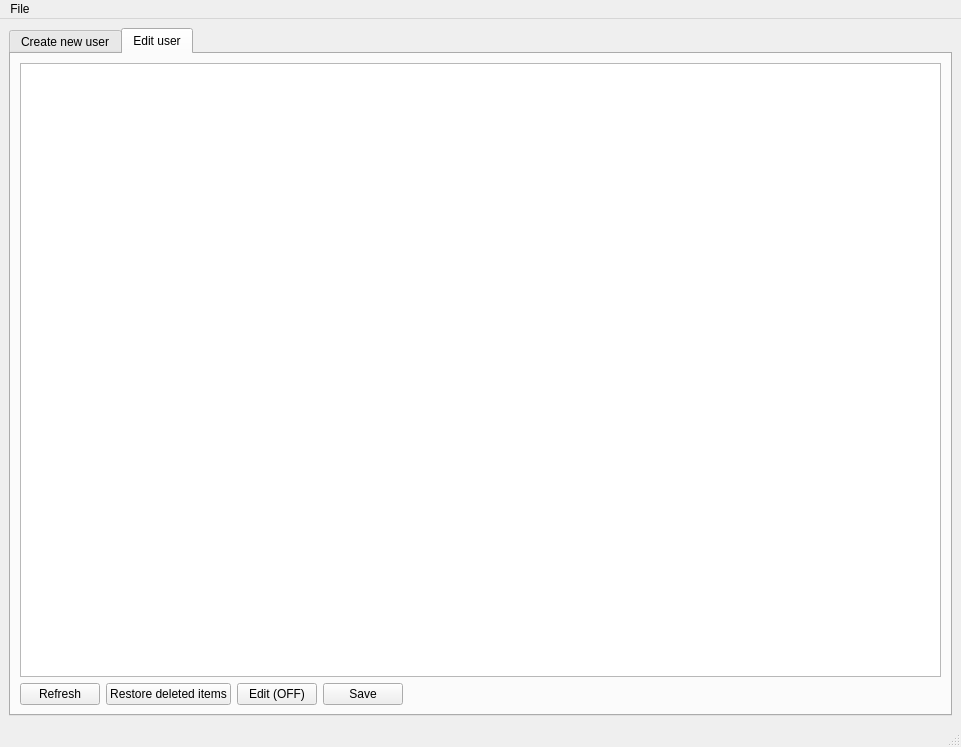
<?xml version="1.0" encoding="UTF-8"?>
<ui version="4.0">
 <class>MainWindow</class>
 <widget class="QMainWindow" name="MainWindow">
  <property name="geometry">
   <rect>
    <x>0</x>
    <y>0</y>
    <width>961</width>
    <height>747</height>
   </rect>
  </property>
  <property name="windowTitle">
   <string>User manager</string>
  </property>
  <widget class="QWidget" name="centralwidget">
   <layout class="QGridLayout" name="gridLayout">
    <item row="0" column="0">
     <widget class="QTabWidget" name="tabWidget">
      <property name="currentIndex">
       <number>1</number>
      </property>
      <widget class="QWidget" name="tab">
       <attribute name="title">
        <string>Create new user</string>
       </attribute>
       <layout class="QGridLayout" name="gridLayout_2">
        <item row="0" column="0" colspan="2">
         <layout class="QFormLayout" name="formLayout">
          <item row="0" column="0">
           <widget class="QLabel" name="label">
            <property name="text">
             <string>First name</string>
            </property>
           </widget>
          </item>
          <item row="0" column="1">
           <widget class="QLineEdit" name="txtFirstName"/>
          </item>
         </layout>
        </item>
        <item row="1" column="0" colspan="2">
         <layout class="QFormLayout" name="formLayout_2">
          <item row="0" column="0">
           <widget class="QLabel" name="label_2">
            <property name="text">
             <string>Last name</string>
            </property>
           </widget>
          </item>
          <item row="0" column="1">
           <widget class="QLineEdit" name="txtLastName"/>
          </item>
         </layout>
        </item>
        <item row="2" column="0" colspan="2">
         <layout class="QFormLayout" name="formLayout_3">
          <item row="0" column="0">
           <widget class="QLabel" name="label_3">
            <property name="text">
             <string>Country</string>
            </property>
           </widget>
          </item>
          <item row="0" column="1">
           <widget class="CountryCombo" name="comboCountry"/>
          </item>
         </layout>
        </item>
        <item row="3" column="0" colspan="2">
         <layout class="QFormLayout" name="formLayout_4">
          <item row="0" column="0">
           <widget class="QLabel" name="label_4">
            <property name="text">
             <string>Province</string>
            </property>
           </widget>
          </item>
          <item row="0" column="1">
           <widget class="QLineEdit" name="txtProvince"/>
          </item>
         </layout>
        </item>
        <item row="4" column="0" colspan="2">
         <layout class="QFormLayout" name="formLayout_5">
          <item row="0" column="0">
           <widget class="QLabel" name="label_5">
            <property name="text">
             <string>City</string>
            </property>
           </widget>
          </item>
          <item row="0" column="1">
           <widget class="QLineEdit" name="txtCity"/>
          </item>
         </layout>
        </item>
        <item row="5" column="0" colspan="2">
         <layout class="QFormLayout" name="formLayout_6">
          <item row="0" column="0">
           <widget class="QLabel" name="label_6">
            <property name="text">
             <string>Zip Code</string>
            </property>
           </widget>
          </item>
          <item row="0" column="1">
           <widget class="QLineEdit" name="txtZipCode"/>
          </item>
         </layout>
        </item>
        <item row="6" column="0" colspan="2">
         <layout class="QFormLayout" name="formLayout_7">
          <item row="0" column="0">
           <widget class="QLabel" name="label_7">
            <property name="text">
             <string>Birthdate</string>
            </property>
           </widget>
          </item>
          <item row="0" column="1">
           <widget class="CurrentDateEdit" name="dateBirthdate"/>
          </item>
         </layout>
        </item>
        <item row="7" column="0" colspan="2">
         <layout class="QFormLayout" name="formLayout_8">
          <item row="0" column="0">
           <widget class="QLabel" name="label_8">
            <property name="text">
             <string>Phone number</string>
            </property>
           </widget>
          </item>
          <item row="0" column="1">
           <widget class="QLineEdit" name="txtPhoneNumber"/>
          </item>
         </layout>
        </item>
        <item row="8" column="0" colspan="2">
         <layout class="QFormLayout" name="formLayout_9">
          <item row="0" column="0">
           <widget class="QLabel" name="label_9">
            <property name="text">
             <string>Email</string>
            </property>
           </widget>
          </item>
          <item row="0" column="1">
           <widget class="EmailTextInput" name="txtEmail"/>
          </item>
         </layout>
        </item>
        <item row="9" column="0" colspan="2">
         <layout class="QFormLayout" name="formLayout_10">
          <item row="0" column="0">
           <widget class="QLabel" name="label_10">
            <property name="text">
             <string>Username</string>
            </property>
           </widget>
          </item>
          <item row="0" column="1">
           <widget class="UsernameTextInput" name="txtUsername"/>
          </item>
         </layout>
        </item>
        <item row="10" column="0" colspan="2">
         <layout class="QFormLayout" name="formLayout_11">
          <item row="0" column="0">
           <widget class="QLabel" name="label_11">
            <property name="text">
             <string>Password</string>
            </property>
           </widget>
          </item>
          <item row="0" column="1">
           <widget class="PasswordTextInput" name="txtPassword"/>
          </item>
         </layout>
        </item>
        <item row="11" column="0" colspan="2">
         <layout class="QFormLayout" name="formLayout_12">
          <item row="0" column="0">
           <widget class="QLabel" name="label_12">
            <property name="text">
             <string>Confirm password</string>
            </property>
           </widget>
          </item>
          <item row="0" column="1">
           <widget class="PasswordTextInput" name="txtConfirmPassword"/>
          </item>
         </layout>
        </item>
        <item row="12" column="0" colspan="2">
         <layout class="QFormLayout" name="formLayout_13">
          <item row="0" column="0">
           <widget class="QLabel" name="label_13">
            <property name="text">
             <string>LinkedIn Profile URL</string>
            </property>
           </widget>
          </item>
          <item row="0" column="1">
           <widget class="UrlTextInput" name="txtLinkedInProfileUrl"/>
          </item>
         </layout>
        </item>
        <item row="13" column="0">
         <spacer name="horizontalSpacer">
          <property name="orientation">
           <enum>Qt::Horizontal</enum>
          </property>
          <property name="sizeHint" stdset="0">
           <size>
            <width>808</width>
            <height>20</height>
           </size>
          </property>
         </spacer>
        </item>
        <item row="13" column="1">
         <widget class="QPushButton" name="saveButton">
          <property name="text">
           <string>Save</string>
          </property>
         </widget>
        </item>
        <item row="14" column="1">
         <spacer name="verticalSpacer">
          <property name="orientation">
           <enum>Qt::Vertical</enum>
          </property>
          <property name="sizeHint" stdset="0">
           <size>
            <width>17</width>
            <height>125</height>
           </size>
          </property>
         </spacer>
        </item>
       </layout>
      </widget>
      <widget class="QWidget" name="tab_2">
       <attribute name="title">
        <string>Edit user</string>
       </attribute>
       <layout class="QGridLayout" name="gridLayout_3">
        <item row="0" column="0" colspan="5">
         <widget class="UserTableWidget" name="tableWidget"/>
        </item>
        <item row="1" column="4">
         <spacer name="horizontalSpacer_2">
          <property name="orientation">
           <enum>Qt::Horizontal</enum>
          </property>
          <property name="sizeHint" stdset="0">
           <size>
            <width>808</width>
            <height>20</height>
           </size>
          </property>
         </spacer>
        </item>
        <item row="1" column="2">
         <widget class="QPushButton" name="editButton">
          <property name="text">
           <string>Edit (OFF)</string>
          </property>
          <property name="icon">
           <iconset resource="../res.qrc">
            <normaloff>:/img/unlocked.png</normaloff>:/img/unlocked.png</iconset>
          </property>
         </widget>
        </item>
        <item row="1" column="1">
         <widget class="QPushButton" name="restoreButton">
          <property name="text">
           <string>Restore deleted items</string>
          </property>
         </widget>
        </item>
        <item row="1" column="0">
         <widget class="QPushButton" name="refreshButton">
          <property name="text">
           <string>Refresh</string>
          </property>
         </widget>
        </item>
        <item row="1" column="3">
         <widget class="QPushButton" name="saveEditionButton">
          <property name="text">
           <string>Save</string>
          </property>
         </widget>
        </item>
       </layout>
      </widget>
     </widget>
    </item>
   </layout>
  </widget>
  <widget class="QMenuBar" name="menubar">
   <property name="geometry">
    <rect>
     <x>0</x>
     <y>0</y>
     <width>961</width>
     <height>26</height>
    </rect>
   </property>
   <widget class="QMenu" name="menuFile">
    <property name="title">
     <string>File</string>
    </property>
    <addaction name="actionClose"/>
   </widget>
   <addaction name="menuFile"/>
  </widget>
  <widget class="QStatusBar" name="statusbar"/>
  <action name="actionClose">
   <property name="text">
    <string>Close</string>
   </property>
   <property name="shortcut">
    <string>Ctrl+Q</string>
   </property>
  </action>
 </widget>
 <customwidgets>
  <customwidget>
   <class>CountryCombo</class>
   <extends>QComboBox</extends>
   <header location="global">shared/widgets/countrycombo.h</header>
  </customwidget>
  <customwidget>
   <class>EmailTextInput</class>
   <extends>QLineEdit</extends>
   <header location="global">shared/widgets/emailtextinput.h</header>
  </customwidget>
  <customwidget>
   <class>UsernameTextInput</class>
   <extends>QLineEdit</extends>
   <header location="global">shared/widgets/usernametextinput.h</header>
  </customwidget>
  <customwidget>
   <class>PasswordTextInput</class>
   <extends>QLineEdit</extends>
   <header location="global">shared/widgets/passwordtextinput.h</header>
  </customwidget>
  <customwidget>
   <class>UrlTextInput</class>
   <extends>QLineEdit</extends>
   <header location="global">shared/widgets/urltextinput.h</header>
  </customwidget>
  <customwidget>
   <class>CurrentDateEdit</class>
   <extends>QDateEdit</extends>
   <header location="global">shared/widgets/currentdateedit.h</header>
  </customwidget>
  <customwidget>
   <class>UserTableWidget</class>
   <extends>QTableWidget</extends>
   <header location="global">shared/widgets/usertablewidget.h</header>
  </customwidget>
 </customwidgets>
 <resources>
  <include location="../res.qrc"/>
 </resources>
 <connections/>
</ui>
